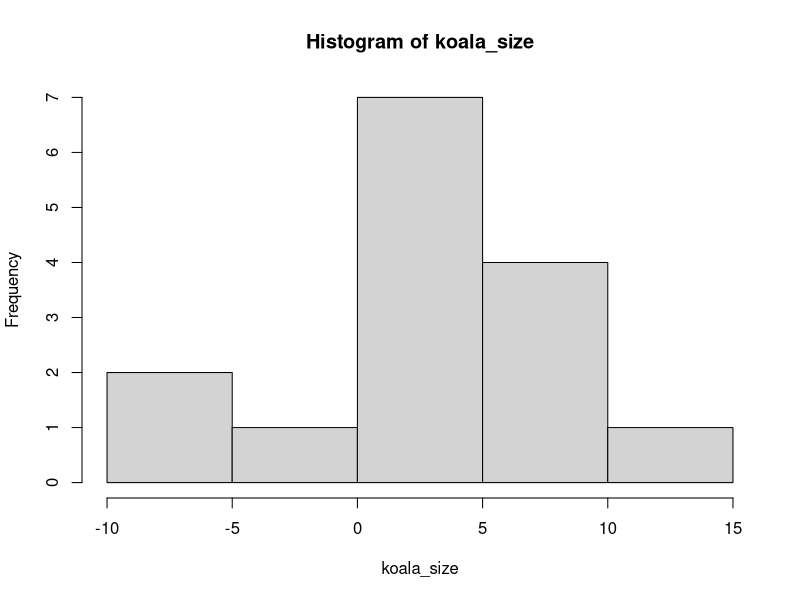

Generate this figure with R:
## ---- chunk 1
knitr::opts_chunk$set(echo = TRUE)
## ---- chunk 2
koala_size = c(-2, 2, 6, 9, 13, 2, 5, 7, 2, -6, 
               4, 3, 2, 6, -6)

## ---- chunk 3
hist(koala_size)

## ---- chunk 4
# prefer male
## ---- chunk 5
koala_size_mean = mean(koala_size)
koala_size_mean
## ---- chunk 6
koala_size_se = sd(koala_size)/sqrt(length(koala_size))
koala_size_se
## ---- chunk 7
koala_size_t = koala_size_mean/koala_size_se
koala_size_t
## ---- chunk 8

koala_crit = qt(0.025,14, lower.tail = F)
koala_crit
## ---- chunk 9

koala_size_mean + koala_crit * koala_size_se
koala_size_mean - koala_crit * koala_size_se

## ---- chunk 10
pt(koala_size_t, 14, lower.tail = F) * 2

## ---- chunk 11
# yes because t-statistic is greater than critical t-statistic.

## ---- chunk 12

t.test(koala_size, mu=0)

